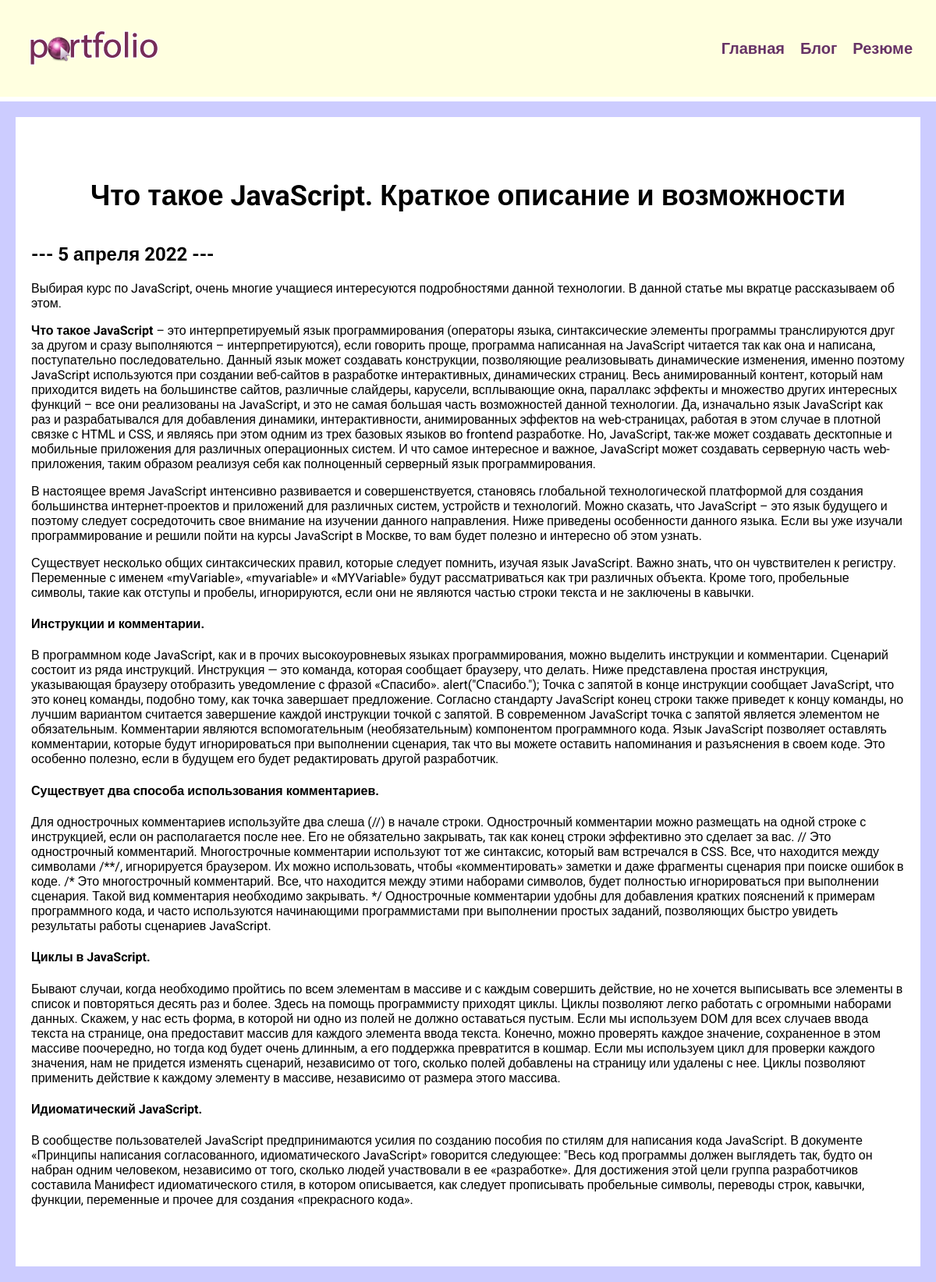
The app's page /blog/4/ with its own data.
### blog/models.py (models this page shows, shortened)
class Blog(models.Model):
    title = models.CharField(max_length=200)
    description = models.TextField()
    date = models.DateField()

### blog/views.py (the view)
# urls.py: path('<int:blog_id>/', views.detail, name='detail'),
def detail(request, blog_id):
    blog = get_object_or_404(Blog, pk=blog_id)  # pk - первичный ключ, ищется id под нужным номером,
    return render(request, 'blog/details.html', {'blog': blog})

### blog/templates/blog/details.html
{% extends 'skills/base.html' %}
{% block content %}
{% load static %}
<div class="detail">
    <h1>{{ blog.title }}</h1>
    <h2>--- {{ blog.date|date:'j E Y' }} ---</h2>
    {{ blog.description|safe }}
</div>
{% endblock %}

### skills/static/css/style.css (style rules this page uses)
body { background: #CCCCFF; padding: 0; margin: 0; font-family: 'Roboto', sans-serif; }
.content h1 { text-align: center; margin: 60px 0 40px; font-size: 36px; }
.detail { background: #FFF; padding: 20px 20px 60px 20px; box-sizing: border-box; }

### records on screen
Blog: title "Что такое JavaScript. Краткое описание и возможности", date "5 апреля 2022", description "Выбирая курс по JavaScript, очень многие учащиеся интересуются подробностями данной технологии. В данной статье мы вкратце рассказываем об этом. Что такое JavaScript – это интерпретируемый язык программирования (операторы языка, синтаксические элементы программы транслируются друг за другом и сразу выполняются – интерпретируются), если говорить проще, программа написанная на JavaScript читается так как она и написана, поступательно последовательно. Данный язык может создавать конструкции, позволяющие реализовывать динамические изменения, именно поэтому JavaScript используются при создании веб-сайтов в разработке интерактивных, динамических страниц. Весь анимированный контент, который нам…"
